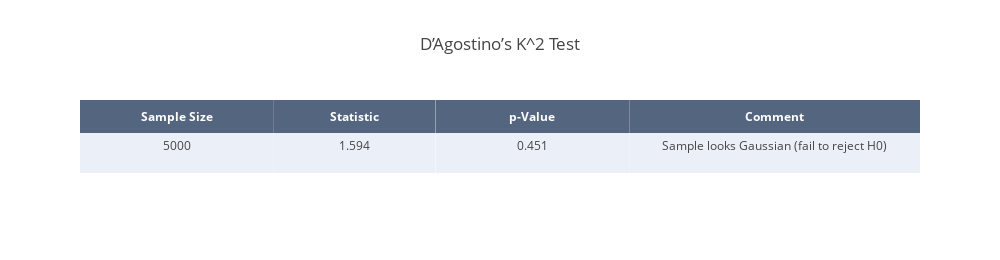

Notebook source saved alongside this figure:
### Markdown cell above
### D’Agostino’s K^2 Test

### Code cell
# Normality test
test = "D’Agostino’s K^2 Test"
stat, p = normaltest(samples_r_s)

# Round results
stat = round(stat, 3)
p = round(p, 3)

# Interpre results
alpha = 0.05
if p > alpha:
    msg = 'Sample looks Gaussian (fail to reject H0)'
else:
    msg = "Sample does not look Gaussian (reject H0)"

# Create table
result_mat = [len(samples_r_s), stat, p, msg]

trace = go.Table(
    header=dict(values=['<b>Sample Size</b>', '<b>Statistic</b>', '<b>p-Value</b>', '<b>Comment</b>'],
                line = dict(width=0),
                fill = dict(color='rgba(42,63,95,0.8)'),
                align = 'center',
                font = dict(
                    color = '#ffffff',
                    size = 12
                )),
    cells=dict(values=np.array(result_mat).T,
               line = dict(width=0),
               fill = dict(color=[['#EBF0F8', '#ffffff', '#EBF0F8', '#ffffff']]),
               align = 'center',
               height = 40),
    columnwidth=[0.3, 0.25, 0.3, 0.45])
       
data = [trace]

layout = dict(title=test, height=260, width=1000)

norm_table = dict(data=data, layout=layout)

# Plot table
py.offline.iplot(norm_table)

### Figure 1 — Plotly figure (JSON) as saved in the notebook; plotly's stock layout.template omitted (floating-point values rounded to 4 significant figures)
{"data": [{"cells": {"align": "center", "fill": {"color": [["#EBF0F8", "#ffffff", "#EBF0F8", "#ffffff"]]}, "height": 40, "line": {"width": 0}, "values": ["5000", "1.594", "0.451", "Sample looks Gaussian (fail to reject H0)"]}, "columnwidth": [0.3, 0.25, 0.3, 0.45], "header": {"align": "center", "fill": {"color": "rgba(42,63,95,0.8)"}, "font": {"color": "#ffffff", "size": 12}, "line": {"width": 0}, "values": ["<b>Sample Size</b>", "<b>Statistic</b>", "<b>p-Value</b>", "<b>Comment</b>"]}, "type": "table", "uid": "da2553eb-c44f-4b33-86d7-747d1e0e7b4a"}], "layout": {"height": 260, "title": {"text": "D’Agostino’s K^2 Test"}, "width": 1000}}
